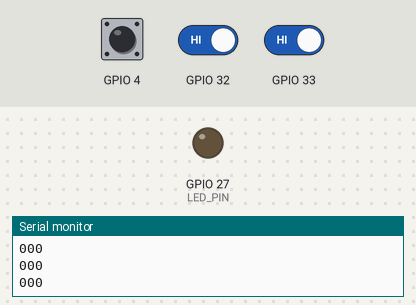
The sketch below on a simulated ESP32. On the bench: output pins drawn as LEDs (lit = HIGH), the last lines printed to the serial monitor. Inputs (shaded band) come from the test bench; at power-on: GPIO 4 HIGH, GPIO 32 HIGH, GPIO 33 HIGH.

Above: at 1.8 s.
1.9 s: GPIO 4 driven LOW and GPIO 32 driven LOW and GPIO 33 driven LOW
At 3.1 s:
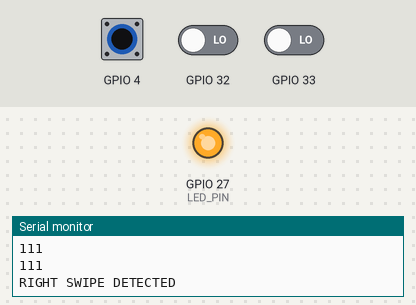
3.4 s: GPIO 4 pulsed HIGH 2 times (0.12 s each, 0.3 s apart)
At 3.68 s:
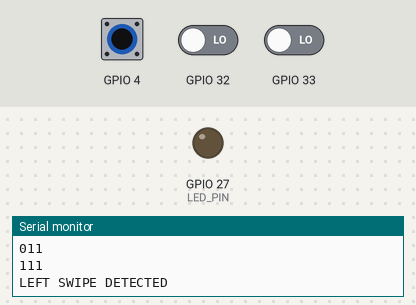
Timing chart, 0 to 6.4 s (numbered marks = the images above; inputs shaded):
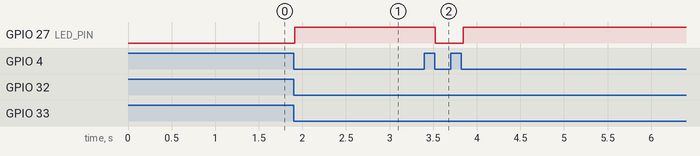

The sketch:

9-9-CapacitanceSlider.ino
```cpp
const int LED_PIN = 27;
const int NUM_CALIBRATION_SAMPLES = 50;
const int TOUCH_RED = 32; // right
const int TOUCH_BLUE = 33; // mid
const int TOUCH_GREEN = 4; // left
const int SWIPE_TIME_WINDOW = 1000; // 1 second since first contact to perform swipe
int touchThreshold = 0; // resets during calibration in setup
bool lightOn = false;

//would be more efficient to make a class
class touchPin{
  public:
    int pin;
    bool isOn;

  touchPin(int pinNum, bool onBool) : pin(pinNum), isOn(onBool) {} //dont forget to make this constructor when doing classes!!!
};

// pin class objects
touchPin left(TOUCH_GREEN, false);
touchPin mid(TOUCH_BLUE, false);
touchPin right(TOUCH_RED, false);

// swipe variables  (constants are above with the rest of the constants)
int firstTouched = 0;
int lastTouched = 0;
int swipeStartTime = 0;

void resetSwipeVars(){
  firstTouched = 0;
  lastTouched = 0;
  swipeStartTime = 0;
}


void setup() {
  // put your setup code here, to run once:
  pinMode(LED_PIN, OUTPUT);
  Serial.begin(115200);
  delay(150);
  digitalWrite(LED_PIN, 0);

  // Sensor calibration  --> why are these not printing? Serial should be ready?
  Serial.print("Calibrating Touch Sensors - no touchies >:(");
  long total = 0;
  for (int i = 0; i < NUM_CALIBRATION_SAMPLES; i++) {
    total += touchRead(mid.pin);
    delay(10);
  }
  int baseline = total / NUM_CALIBRATION_SAMPLES; // take the average of the readings

  touchThreshold = baseline * 0.45; // ~600 usually. need reduce because these boards work backwards.
  Serial.print("Done calibrating");
}

void loop() {
  int sensedGreen = touchRead(left.pin);
  int sensedBlue = touchRead(mid.pin);
  int sensedRed = touchRead(right.pin);
  if(sensedGreen<=touchThreshold){left.isOn=true;} else{left.isOn=false;}
  if(sensedBlue<=touchThreshold){mid.isOn=true;}   else{mid.isOn=false;}
  if(sensedRed<=touchThreshold){right.isOn=true;}  else{right.isOn=false;}

// ============= SWIPE TO TURN LED ON ============================  --> I did look up pseudocode for this section because the time component was giving me trouble.
// if green, blue, and red are all touched within in a span of time, and in order, that can be considered a swipe

  Serial.print(left.isOn);
  Serial.print(mid.isOn);
  Serial.println(right.isOn);
//  Serial.println(touchThreshold);

  int currTime = millis();

// if something is pressed but the swipe window has passed
  if(firstTouched != 0 && (currTime - swipeStartTime > SWIPE_TIME_WINDOW)){
    resetSwipeVars();
  }

  // Check if something is being pressed
  if(firstTouched == 0){  // FIRST CONTACT
      if(left.isOn==true){
        firstTouched=1; //set both since its first contact
        lastTouched=1;
      }
      else if(right.isOn==true){
        firstTouched=3;
        lastTouched=3;
      }
      swipeStartTime = currTime;
  }
  else{ // L/R HAS ALREADY BEEN CONTACTED
    //right swipe
    if(firstTouched == 1){
      if(mid.isOn==true){ // we know the left input has already been activated, so we need to check that the middle one is on now
        lastTouched = 2; //update to 2 so we can then check for 3
        if(right.isOn == true){
          Serial.println("RIGHT SWIPE DETECTED");
          digitalWrite(LED_PIN, HIGH);

          resetSwipeVars();
          delay(300);
        }
      }
    }
    // left swipe
    else if(firstTouched==3){
      if(mid.isOn==true){
        lastTouched =2;
        if(left.isOn==true){
          Serial.println("LEFT SWIPE DETECTED");
          digitalWrite(LED_PIN, LOW);

          resetSwipeVars();
          delay(300);
        }
      }
    }
  }
  delay(10);

}
```

Measured:
- after the input at 1.9 s, GPIO 27 (LED_PIN): LOW → HIGH at once
- after the input at 3.4 s, GPIO 27 (LED_PIN): HIGH → LOW after 0.13 s, → HIGH 0.32 s later
